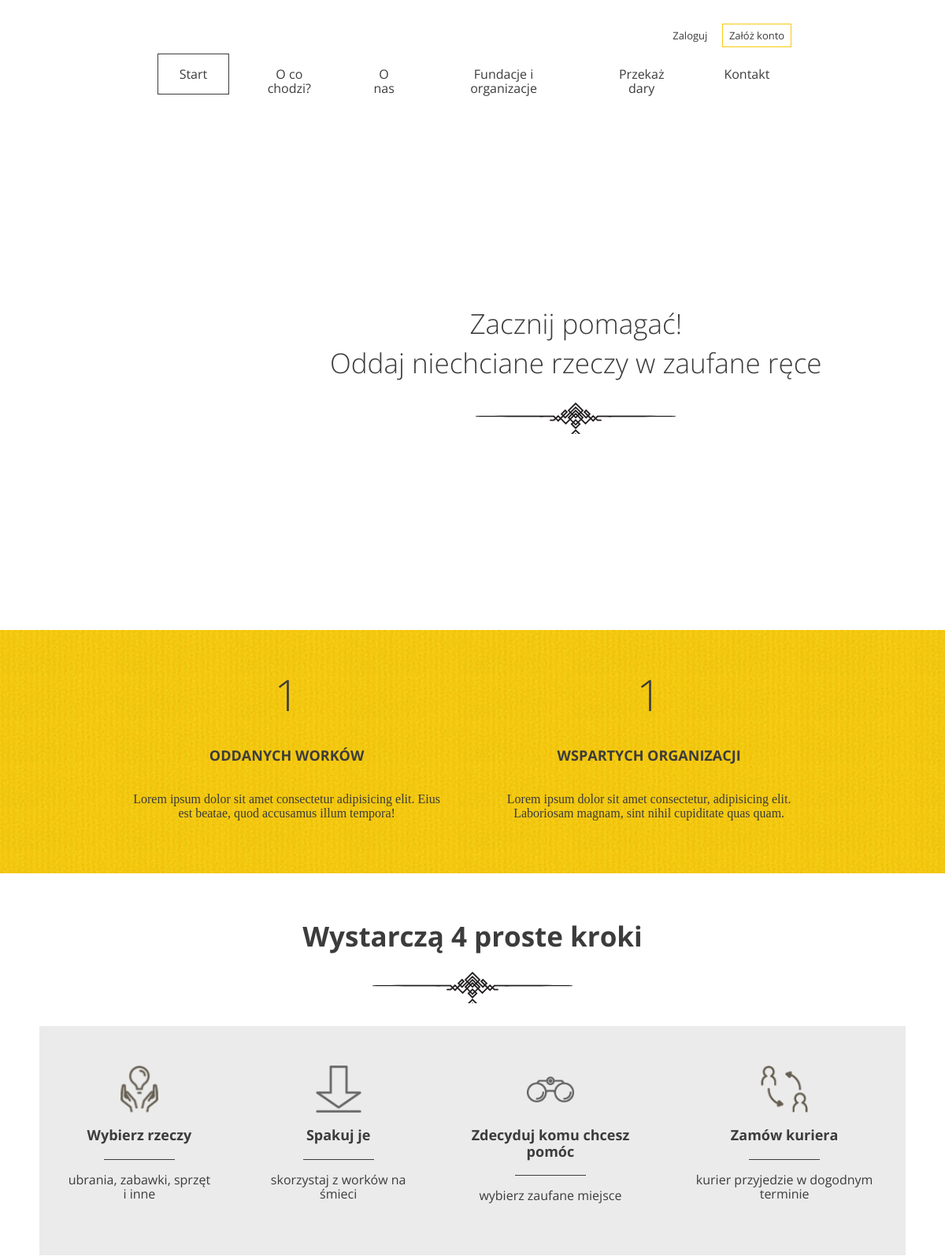
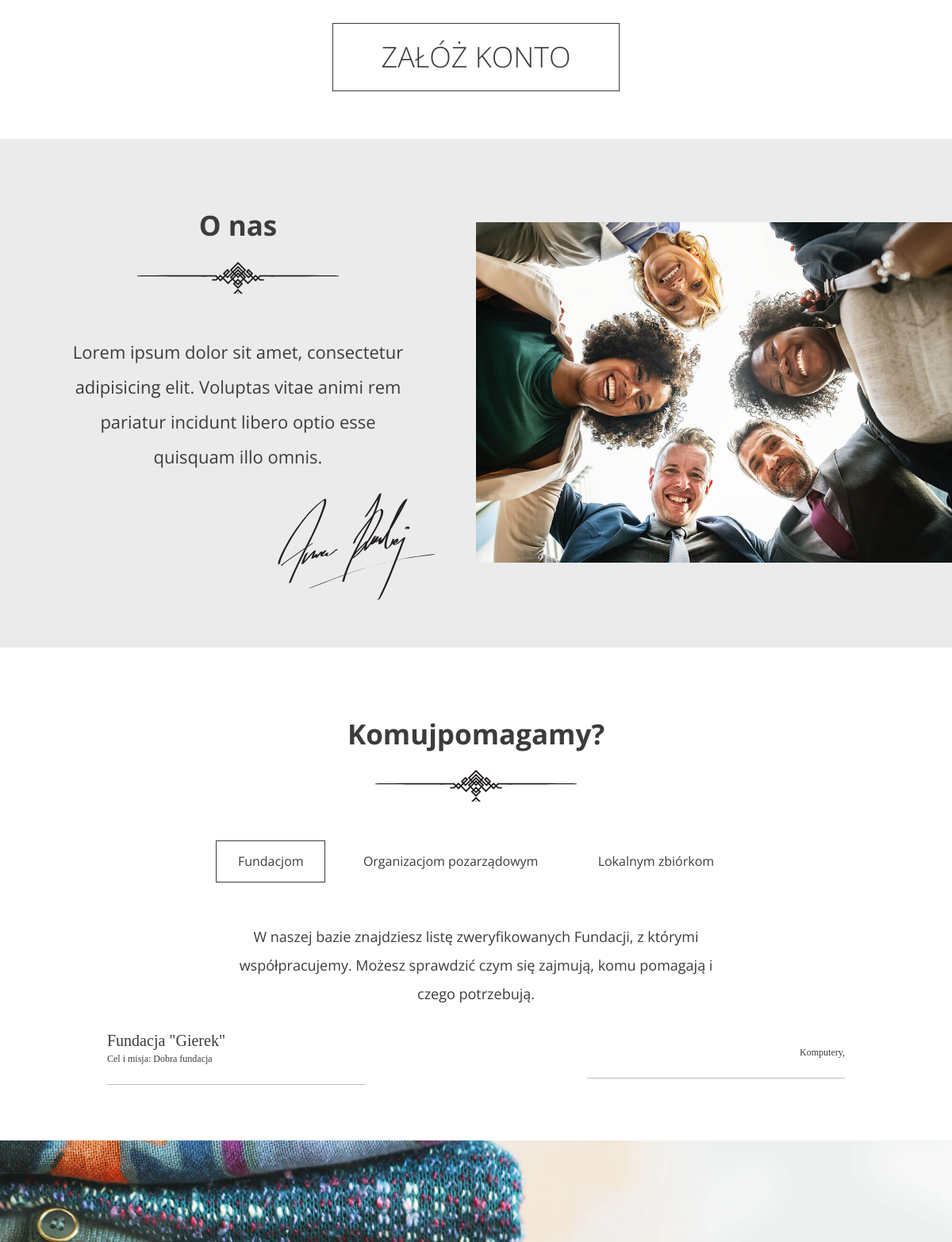
The app's page / (upper part), older data (2 pictures, top to bottom).
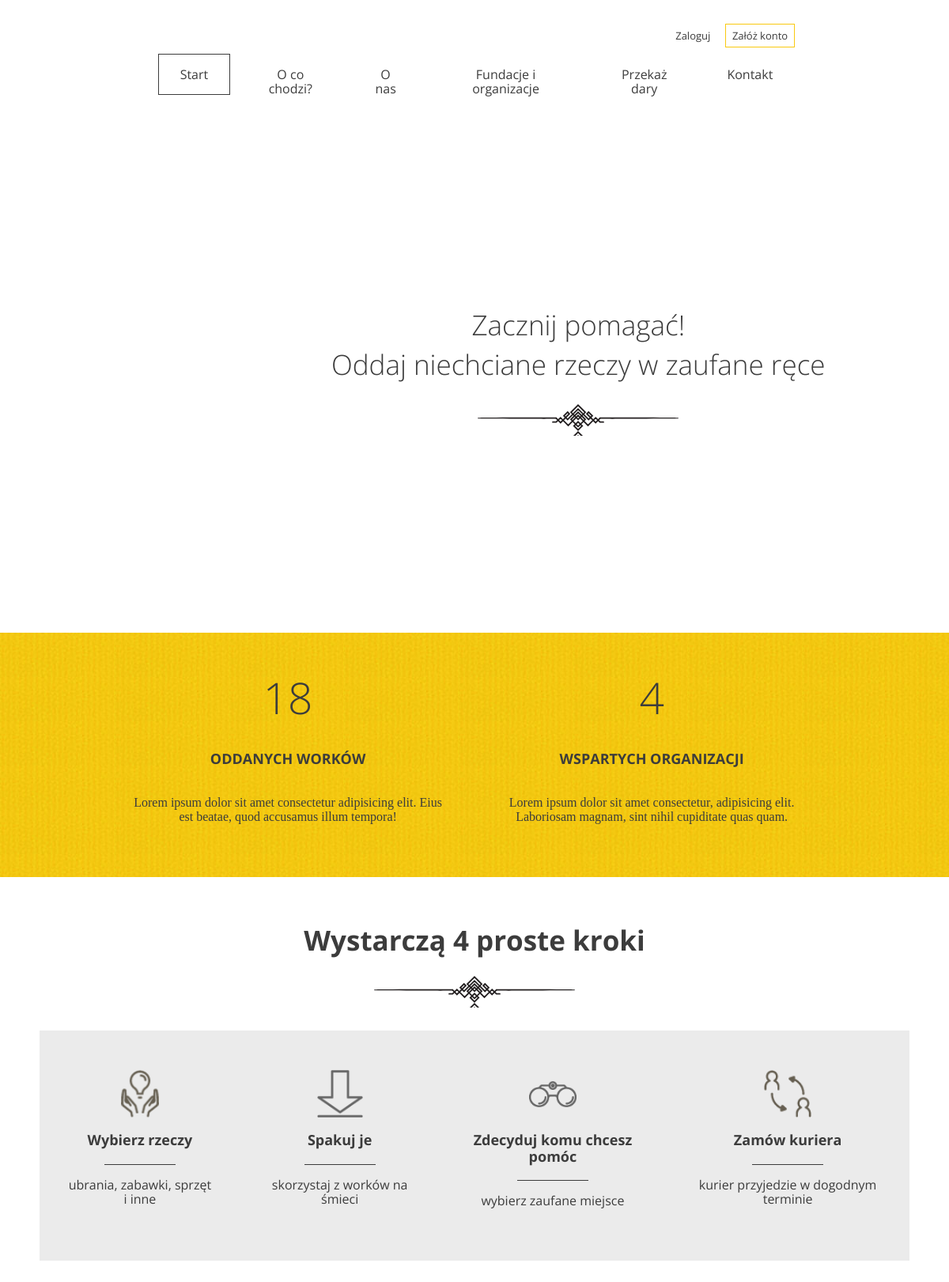
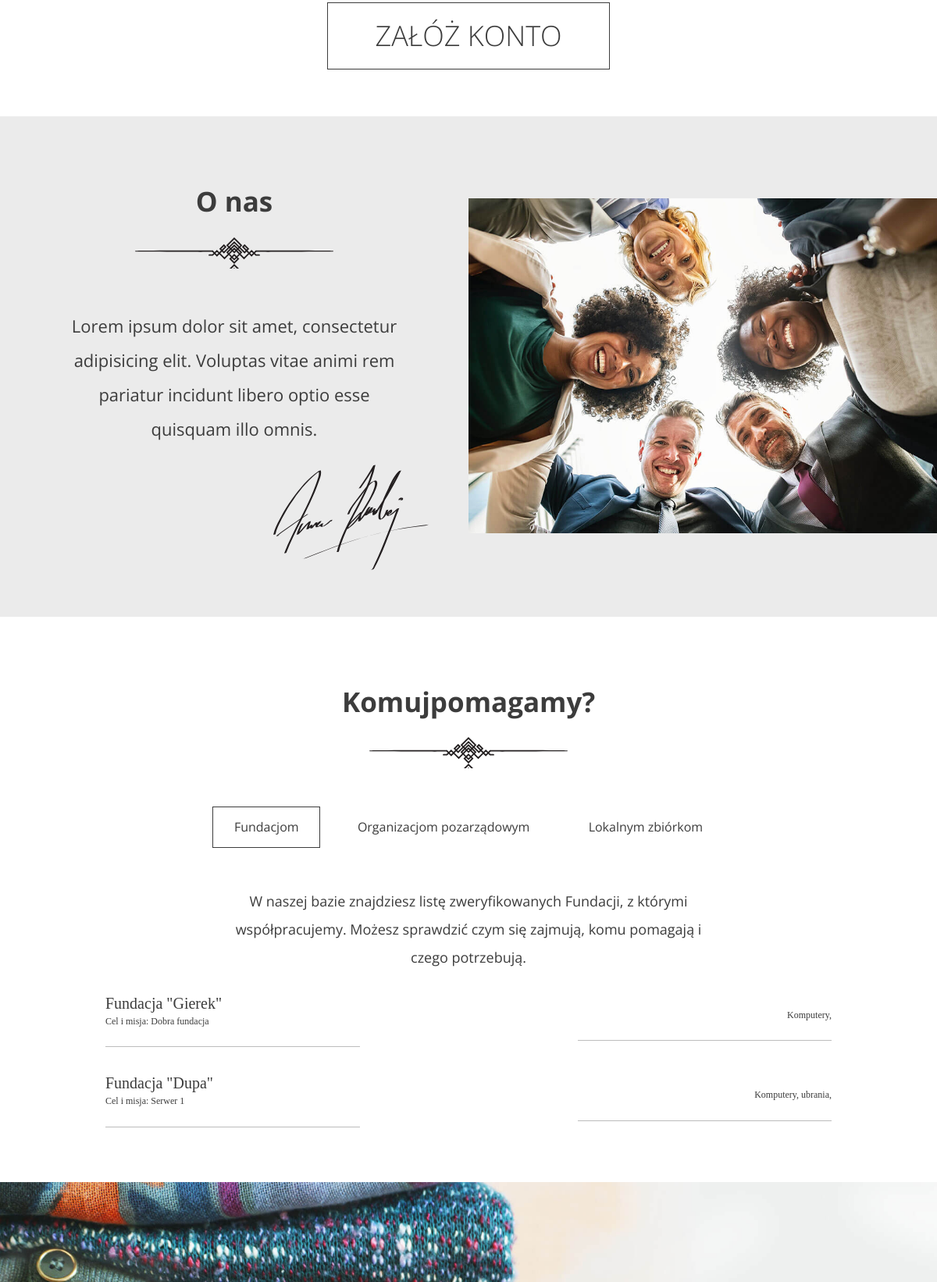
The same page, newer data (2 pictures, top to bottom).
### app/models.py (models this page shows, shortened)
class Institution(models.Model):
    TYPES = (
        (1, "fundacja"),
        (2, "organizacja pozarządowa"),
        (3, "zbiórka lokalna"),
        )
    name = models.CharField(max_length=30)
    description = models.CharField(max_length=300)
    i_type = models.IntegerField(choices=TYPES, default=1)
    categories = models.ManyToManyField(Category)

class Category(models.Model):
    name = models.CharField(max_length=30)
    def __str__(self):
        return self.name

### app/views.py (the view)
# urls.py: path('', LandingPage.as_view(), name='index'),
class LandingPage(View):
    def get(self, request):
        context = {}
        context['bags_quantity'] = sum([x.quantity for x in Donation.objects.all()])
        context['institution_quantity'] = len(Institution.objects.all())
        context['fundations'] = Institution.objects.filter(i_type=1)
        context['nongovernmental'] = Institution.objects.filter(i_type=2)
        context['fundraiser'] = Institution.objects.filter(i_type=3)
        return render(request, "index.html", context)

### app/templates/index.html (shortened to what this page needs)
{% extends 'base.html' %}
{% block content %}
{% load static %}
    <header class="header--main-page">
      <nav class="container container--70">
        <ul class="nav--actions">
          <li><a href="{% url 'login' %}" class="btn btn--small btn--without-border">Zaloguj</a></li>
          <li><a href="{% url 'register' %}" class="btn btn--small btn--highlighted">Załóż konto</a></li>
        </ul>
        <ul>
          <li><a href="" class="btn btn--without-border active">Start</a></li>
          <li><a href="#steps" class="btn btn--without-border">O co chodzi?</a></li>
          <li><a href="#about-us" class="btn btn--without-border">O nas</a></li>
          <li><a href="#help" class="btn btn--without-border">Fundacje i organizacje</a></li>
          <li><a href="{% url 'add_donation' %}" class="btn btn--without-border">Przekaż dary</a></li>
          <li><a href="#contact" class="btn btn--without-border">Kontakt</a></li>
        </ul>
      </nav>
      <div class="slogan container container--90">
        <div class="slogan--item">
          <h1>
            Zacznij pomagać!<br />
            Oddaj niechciane rzeczy w zaufane ręce
          </h1>
        </div>
      </div>
    </header>
    <section id="stats" class="stats">
      <div class="container container--85">
        <div class="stats--item">
            <em>{{ bags_quantity }}</em>
          <h3>Oddanych worków</h3>
          <p>Lorem ipsum dolor sit amet consectetur adipisicing elit. Eius est beatae, quod accusamus illum tempora!</p>
        </div>
        <div class="stats--item">
            <em>{{ institution_quantity }}</em>
          <h3>Wspartych organizacji</h3>
          <p>Lorem ipsum dolor sit amet consectetur, adipisicing elit. Laboriosam magnam, sint nihil cupiditate quas quam.</p>
        </div>
      </div>
    </section>
    <section id="steps" class="steps">
      <h2>Wystarczą 4 proste kroki</h2>
      <div class="steps--container">
        <div class="steps--item">
          <span class="icon icon--hands"></span>
          <h3>Wybierz rzeczy</h3>
          <p>ubrania, zabawki, sprzęt i inne</p>
        </div>
        <div class="steps--item">
          <span class="icon icon--arrow"></span>
          <h3>Spakuj je</h3>
          <p>skorzystaj z worków na śmieci</p>
        </div>
        <div class="steps--item">
          <span class="icon icon--glasses"></span>
          <h3>Zdecyduj komu chcesz pomóc</h3>
          <p>wybierz zaufane miejsce</p>
        </div>
        <div class="steps--item">
          <span class="icon icon--courier"></span>
          <h3>Zamów kuriera</h3>
          <p>kurier przyjedzie w dogodnym terminie</p>
        </div>
      </div>
      <a href="{% url 'register' %}" class="btn btn--large">Załóż konto</a>
    </section>
    <section id="about-us" class="about-us">
      <div class="about-us--text">
        <h2>O nas</h2>
        <p>Lorem ipsum dolor sit amet, consectetur adipisicing elit. Voluptas vitae animi rem pariatur incidunt libero optio esse quisquam illo omnis.</p>
        <img src="{% static 'images/signature.svg' %}" class="about-us--text-signature" alt="Signature" />
      </div>
      <div class="about-us--image"><img src="{% static 'images/about-us.jpg' %}" alt="People in circle" /></div>
    </section>
     <section id="help" class="help">
      <h2>Komujpomagamy?</h2>
      <ul class="help--buttons">
        <li data-id="1"><a href="#" class="btn btn--without-border active">Fundacjom</a></li>
        <li data-id="2"><a href="#" class="btn btn--without-border">Organizacjom pozarządowym</a></li>
        <li data-id="3"><a href="#" class="btn btn--without-border">Lokalnym zbiórkom</a></li>
      </ul>
      <div class="help--slides active" data-id="1">
        <p>W naszej bazie znajdziesz listę zweryfikowanych Fundacji, z którymi współpracujemy. Możesz sprawdzić czym się zajmują, komu pomagają i czego potrzebują.</p>
        <ul class="help--slides-items">
          {% for item in fundations %}
          <li>
            <div class="col">
                <div class="title">Fundacja "{{ item.name }}"</div>
                <div class="subtitle">Cel i misja: {{ item.description }}</div>
            </div>
            <div class="col">
                <div class="text">
                    {% for category in item.categories.all %}
                    {{ category }},
                    {% endfor %}
                </div>
            </div>
          </li>
          {% endfor %}
        </ul>
      </div>
    </section>
{% endblock %}

### app/templates/base.html (shortened to what this page needs)
<!DOCTYPE html>
{% load static %}
<html lang="pl">
  <head>
    <link rel="stylesheet" href="{% static 'css/style.css' %}" />
  </head>
  <body>
      {% block content %}
      {% endblock %}
    <footer>
      <div id="contact" class="contact">
      </div>
    </footer>
  </body>
</html>

Row changes from the older to the newer data that the page shows:
added Institution: name "Dupa", description "Serwer 1", Category (name "Komputery")
added Category: name "ubrania", shown under "Dupa"
Text that changed along with them:
{{ bags_quantity }}: "1" → "18"
{{ institution_quantity }}: "1" → "4"
